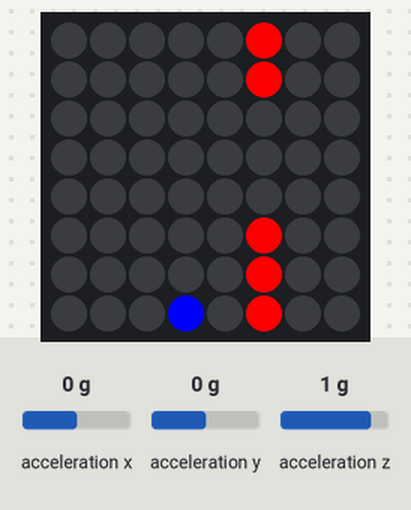
This program was run on a simulated Raspberry Pi (BCM pin numbers) with a Sense HAT. Shown: the Sense HAT's 8×8 RGB LED matrix. Inputs (shaded band) come from the test bench; at power-on: acceleration x 0 g, acceleration y 0 g, acceleration z 1 g. Random numbers come from a fixed seed; the 64×8 strip is a reading aid, not a part: it shows the text the matrix is scrolling, unrolled, one strip-width of it at a time; threads take turns every 2 ms. At 9.7 s the program stops and its outputs stay as they are.

Above: at 1.2 s.
1.3 s: acceleration x set to -1.4 g
At 2.32 s:
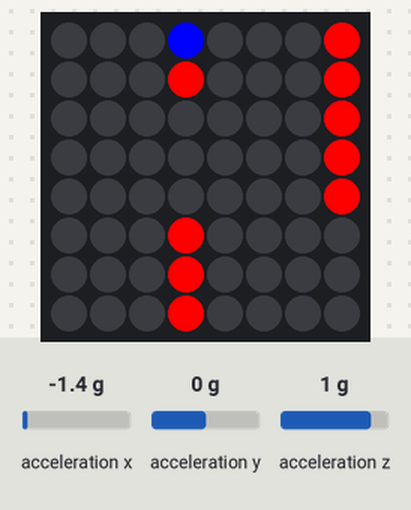
At 10.6 s:
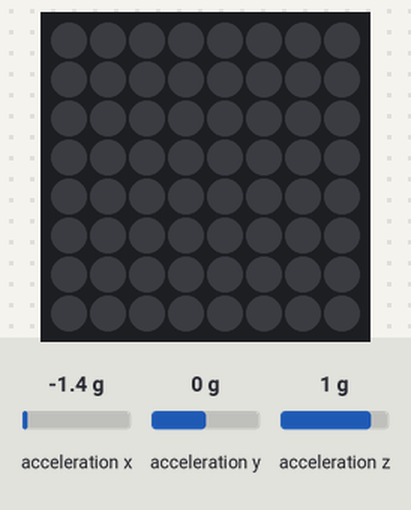

The program:

flappy.py
```python
from sense_hat import SenseHat
from time import sleep
from random import randint
from threading import Thread

sense = SenseHat()
sense.clear()

##Globals
game_over = False
RED = (255,0,0)
BLACK = (0,0,0)
BLUE = (0,0,255)
y = 4
speed = +1


def draw_column():
    global game_over
    x = 7
    gap = randint(2,6)
    while x > 0 and not game_over:
        for led in range(8):
            sense.set_pixel(x,led,RED)
        sense.set_pixel(x,gap,BLACK)
        sense.set_pixel(x,gap-1,BLACK)
        sense.set_pixel(x,gap+1,BLACK)
        sleep(0.5)
        for i in range(8):
            sense.set_pixel(x,i,BLACK)
        if collision(x,gap):
            game_over = True
        x -= 1


def draw_columns():
    while not game_over:
        column = Thread(target=draw_column)
        column.start()
        sleep(2)

def get_shake():
    global speed
    while not game_over:
        accel = sense.get_accelerometer_raw()
        x = round(accel['x'])
        y = round(accel['y'])
        z = round(accel['z'])
        sleep(0.01)
        if x != 0 or y != 0 or z != 1:
            speed = -1
        else:
            speed = +1

def collision(x,gap):
    if x == 3:
        if y < gap -1 or y > gap +1:
            return True
    return False


columns = Thread(target=draw_columns)
columns.start()

shake = Thread(target=get_shake)
shake.start()

while not game_over:
    sense.set_pixel(3,y,BLUE)
    sleep(0.1)
    sense.set_pixel(3,y,BLACK)
    y += speed
    if y > 7:
        y = 7
    if y < 0:
        y = 0


shake.join()
columns.join()

sense.show_message("You Lose", text_colour=(255,0,0))
```
